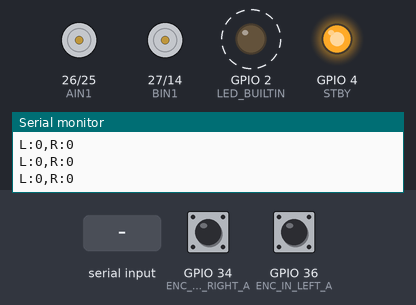
A sketch run on a simulated ESP32. Shown: motor-driver pin pairs drawn as motors (green arrow = first pin HIGH = forward, orange = second pin HIGH = backward, longer = more drive, scaled by the enable pin, stopped while the standby pin is LOW), output pins drawn as LEDs (lit = HIGH), the last lines printed to the serial monitor. Dashed ring = blinking. The inputs (shaded band) are chosen by the test bench; at power-on: GPIO 34 (ENC_IN_RIGHT_A) HIGH, GPIO 36 (ENC_IN_LEFT_A) HIGH.

Above: at 1.26 s.
1.3 s: "a" received over Serial
At 1.56 s:
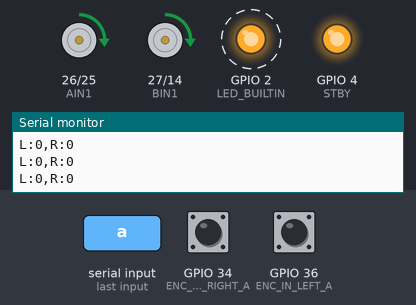
4.3 s: "s" received over Serial
At 4.59 s:
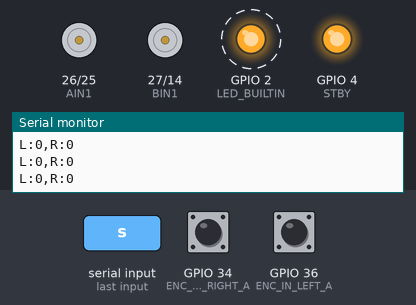
7.3 s: "d" received over Serial
At 7.42 s:
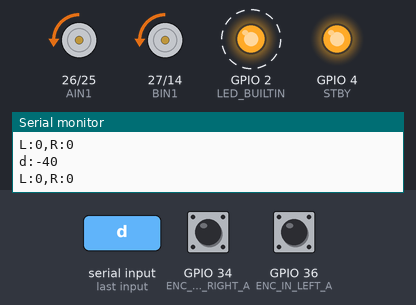
Timing chart, 0 to 16.3 s (numbered marks = the images above; inputs shaded):
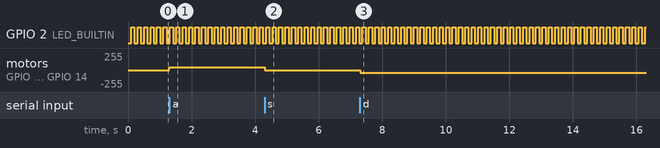

The sketch:

encoder32Test.ino
```cpp
/*
 * Author: Automatic Addison
 * Website: https://automaticaddison.com
 * Description: Calculate the accumulated ticks for each wheel using the
 * built-in encoder (forward = positive; reverse = negative)
 * tick_counter.ino
 */
// Please select motor type
#define MOTOR_60RPM 1
#define MOTOR_178RPM 2
#define MOTOR_TYPE MOTOR_60RPM

#define PRINT_VEL 0
#define PRINT_AVGVEL 0
#define PRINT_ENC 1

// Encoder output to Arduino Interrupt pin. Tracks the tick count
#if MOTOR_TYPE == MOTOR_60RPM
#define ENC_IN_LEFT_A 36
#define ENC_IN_RIGHT_A 34
#define ENC_IN_LEFT_B 39
#define ENC_IN_RIGHT_B 35

#define PWM_MIN 40
#else
#define ENC_IN_LEFT_A 39
#define ENC_IN_RIGHT_A 35
#define ENC_IN_LEFT_B 36
#define ENC_IN_RIGHT_B 34

#define PWM_MIN 30
#endif
// Motor A, B control
#define AIN1 26
#define AIN2 25
#define BIN1 27
#define BIN2 14

// Motor speed control via PWM
#define ENA 32
#define ENB 33
#define ENA_CH 0
#define ENB_CH 1

#define STBY 4

// True = Forward; False = Reverse
boolean Direction_left = true;
boolean Direction_right = true;

// Minumum and maximum values for 32-bit integers
#define encoder_minimum -2147483648
#define encoder_maximum 2147483647

// Keep track of the number of wheel ticks
volatile int left_wheel_tick_count = 0;
volatile int right_wheel_tick_count = 0;

// Time interval for measurements in milliseconds
const int INTERVAL = 100;
long previousMillis = 0;
long currentMillis = 0;

#if MOTOR_TYPE == MOTOR_60RPM
#define TICKS_PER_REVOLUTION (1860.0)
#else
#define TICKS_PER_REVOLUTION (620.0)
//left:620, right:580
#endif

// Number of ticks per wheel revolution. We won't use this in this code.
// Wheel radius in meters. We won't use this in this code.
#define WHEEL_RADIUS (0.033)
#define WHEEL_DIAMETER (WHEEL_RADIUS * 2)
// Distance from center of the left tire to the center of the right tire in m. We won't use this in this code.
// Number of ticks a wheel makes moving a linear distance of 1 meter
// This value was measured manually.
#define TICKS_PER_METER (TICKS_PER_REVOLUTION / (2.0 * 3.141592 * WHEEL_RADIUS))
#define WHEEL_BASE (0.160)

// Set linear velocity and PWM variable values for each wheel
float velLeftWheel = 0.0;
float velRightWheel = 0.0;

int pwmReq = 0;

#define NUM_READ 40
int avgL[NUM_READ], avgR[NUM_READ];
int readIndex = 0;
int totalL = 0, totalR = 0;

bool blinkState = false;

// Increment the number of ticks
void IRAM_ATTR left_wheel_tick() {
  // Read the value for the encoder for the left wheel
  int val = digitalRead(ENC_IN_LEFT_B);

  if (val == LOW) {
    Direction_left = true;  // Reverse
  } else {
    Direction_left = false;  // Forward
  }

  if (Direction_left) {
    if (left_wheel_tick_count == encoder_maximum) {
      left_wheel_tick_count = encoder_minimum;
    } else {
      left_wheel_tick_count++;
    }
  } else {
    if (left_wheel_tick_count == encoder_minimum) {
      left_wheel_tick_count = encoder_maximum;
    } else {
      left_wheel_tick_count--;
    }
  }
}

// Increment the number of ticks
void IRAM_ATTR right_wheel_tick() {
  // Read the value for the encoder for the right wheel
  int val = digitalRead(ENC_IN_RIGHT_B);

  if (val == LOW) {
    Direction_right = false;  // Reverse
  } else {
    Direction_right = true;  // Forward
  }

  if (Direction_right) {

    if (right_wheel_tick_count == encoder_maximum) {
      right_wheel_tick_count = encoder_minimum;
    } else {
      right_wheel_tick_count++;
    }
  } else {
    if (right_wheel_tick_count == encoder_minimum) {
      right_wheel_tick_count = encoder_maximum;
    } else {
      right_wheel_tick_count--;
    }
  }
}

// Calculate the left wheel linear velocity in m/s every time a
// tick count message is rpublished on the /left_ticks topic.
void calc_vel() {
  int numOfTicks;
  // Previous timestamp
  static float prevTime = 0.0;
  // Variable gets created and initialized the first time a function is called.
  static int prevLeftCount = 0;
  static int prevRightCount = 0;
#if PRINT_AVGVEL == 1
  float average;
#endif

  // Manage rollover and rollunder when we get outside the 16-bit integer range
  numOfTicks = left_wheel_tick_count - prevLeftCount;

  // Calculate wheel velocity in meters per second
  velLeftWheel = float(numOfTicks) / TICKS_PER_METER / ((millis() / 1000.0) - prevTime);
  // Keep track of the previous tick count
  prevLeftCount = left_wheel_tick_count;

  // Manage rollover and rollunder when we get outside the 16-bit integer range
  numOfTicks = right_wheel_tick_count - prevRightCount;

  // Calculate wheel velocity in meters per second
  velRightWheel = float(numOfTicks) / TICKS_PER_METER / ((millis() / 1000.0) - prevTime);
  prevRightCount = right_wheel_tick_count;

  // Update the timestamp
  prevTime = (millis() / 1000.0);

#if PRINT_VEL == 1
  //Serial.print("PWM:");
  //Serial.print(pwmReq);
  Serial.print("L:");
  Serial.print(velLeftWheel,3);
  Serial.print(",R:");
  Serial.println(velRightWheel,3);
#endif

#if PRINT_AVGVEL == 1
  // subtract the last reading:
  totalL = totalL - avgL[readIndex];
  // avgL from the sensor:
  avgL[readIndex] = velLeftWheel*1000;
  // add the reading to the total:
  totalL = totalL + avgL[readIndex];

  // calculate the average:
  average = totalL / NUM_READ;
  Serial.print("aL:");
  Serial.print(average);

  // subtract the last reading:
  totalR = totalR - avgR[readIndex];
  // read from the sensor:
  avgR[readIndex] = velRightWheel*1000;
  // add the reading to the total:
  totalR = totalR + avgR[readIndex];

  // calculate the average:
  average = totalR / NUM_READ;
  Serial.print(",aR:");
  Serial.println(average);

  // advance to the next position in the array:
  readIndex = readIndex + 1;
  // if we're at the end of the array...
  if (readIndex >= NUM_READ) {
    // ...wrap around to the beginning:
    readIndex = 0;
  }
#endif
}

void set_pwm_values() {
  // Set the direction of the motors
  if (pwmReq > 0) {  // Left wheel forward
    digitalWrite(AIN1, HIGH);
    digitalWrite(AIN2, LOW);
  } else if (pwmReq < 0) {  // Left wheel reverse
    digitalWrite(AIN1, LOW);
    digitalWrite(AIN2, HIGH);
  } else {  // Left wheel stop
    digitalWrite(AIN1, LOW);
    digitalWrite(AIN2, LOW);
  }

  if (pwmReq > 0) {  // Right wheel forward
    digitalWrite(BIN1, HIGH);
    digitalWrite(BIN2, LOW);
  } else if (pwmReq < 0) {  // Right wheel reverse
    digitalWrite(BIN1, LOW);
    digitalWrite(BIN2, HIGH);
  } else {  // Right wheel stop
    digitalWrite(BIN1, LOW);
    digitalWrite(BIN2, LOW);
  }
  if (pwmReq > 0) {
    // Set the PWM value on the pins
    ledcWrite(ENA_CH, pwmReq);
    ledcWrite(ENB_CH, pwmReq);
  } else {
    // Set the PWM value on the pins
    ledcWrite(ENA_CH, -pwmReq);
    ledcWrite(ENB_CH, -pwmReq);
  }
}

void setup() {

  Serial.begin(115200);
  Serial.println("Motor econder test");

  pinMode(LED_BUILTIN, OUTPUT);

  // Set pin states of the encoder
  pinMode(ENC_IN_LEFT_A, INPUT);
  pinMode(ENC_IN_LEFT_B, INPUT);
  pinMode(ENC_IN_LEFT_A, INPUT_PULLUP);
  pinMode(ENC_IN_LEFT_B, INPUT_PULLUP);

  pinMode(ENC_IN_RIGHT_A, INPUT);
  pinMode(ENC_IN_RIGHT_B, INPUT);
  pinMode(ENC_IN_RIGHT_A, INPUT_PULLUP);
  pinMode(ENC_IN_RIGHT_B, INPUT_PULLUP);

  // Every time the pin goes high, this is a tick
  attachInterrupt(digitalPinToInterrupt(ENC_IN_LEFT_A), left_wheel_tick, RISING);
  attachInterrupt(digitalPinToInterrupt(ENC_IN_RIGHT_A), right_wheel_tick, RISING);

  pinMode(AIN1, OUTPUT);
  pinMode(AIN2, OUTPUT);
  pinMode(BIN1, OUTPUT);
  pinMode(BIN2, OUTPUT);
  pinMode(STBY, OUTPUT);

  // Turn off motors - Initial state
  digitalWrite(AIN1, LOW);
  digitalWrite(AIN2, LOW);
  digitalWrite(BIN1, LOW);

  digitalWrite(BIN2, LOW);
  digitalWrite(STBY, HIGH);

  ledcSetup(ENA_CH, 1000, 8);  //ENA, channel: 0, 100Hz, 8bits = 256(0 ~ 255)
  ledcSetup(ENB_CH, 1000, 8);  //enB, channel: 1, 100Hz, 8bits = 256(0 ~ 255)

  ledcAttachPin(ENA, ENA_CH);
  ledcAttachPin(ENB, ENB_CH);

  // Set the motor speed
  ledcWrite(ENA_CH, 0);
  ledcWrite(ENB_CH, 0);
}

void loop() {
  char rc = 0;
  // Record the time
  currentMillis = millis();

  //input a, s, d
  if (Serial.available() > 0) {
    rc = Serial.read();

    if (rc == 'a') {
      if (pwmReq == 0)
        pwmReq = PWM_MIN;
      else
        pwmReq += 10;
    } else if (rc == 'd') {
      if (pwmReq == 0)
        pwmReq = -PWM_MIN;
      else
        pwmReq -= 10;
    } else if (rc == 's')
      pwmReq = 0;

    Serial.print(rc);
    Serial.print(":");
    Serial.println(pwmReq);
  }

  set_pwm_values();

  // If one second has passed, print the number of ticks
  if (currentMillis - previousMillis > INTERVAL) {

    previousMillis = currentMillis;
    // blink LED to indicate activity
    blinkState = !blinkState;
    digitalWrite(LED_BUILTIN, blinkState);

    // Calculate the velocity of the right and left wheels
    calc_vel();

#if PRINT_ENC == 1
    Serial.print("L:");
    Serial.print(left_wheel_tick_count);
    Serial.print(",R:");
    Serial.println(right_wheel_tick_count);
#endif

  }
}
```

Measured:
- after the input at 1.3 s, motor on GPIO 26 (AIN1) / GPIO 25 (AIN2), motor on GPIO 27 (BIN1) / GPIO 14 (BIN2): stopped → forward 40/255 at once
- after the input at 4.3 s, motor on GPIO 26 (AIN1) / GPIO 25 (AIN2), motor on GPIO 27 (BIN1) / GPIO 14 (BIN2): forward 40/255 → stopped at once
- after the input at 7.3 s, motor on GPIO 26 (AIN1) / GPIO 25 (AIN2), motor on GPIO 27 (BIN1) / GPIO 14 (BIN2): stopped → backward 40/255 at once
- by itself, GPIO 2 (LED_BUILTIN): alternates HIGH for 0.10 s and LOW for 0.10 s
